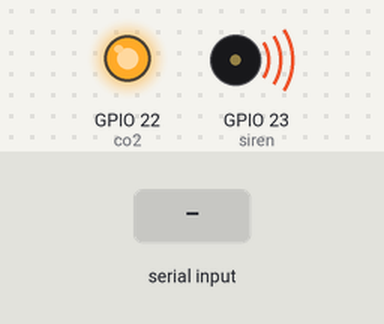
This sketch was run on a simulated ESP32. Shown: output pins drawn as LEDs (lit = HIGH), buzzer (waves = sounding, pin HIGH). Inputs (shaded band) come from the test bench.

Above: at 1.2 s.
1.3 s: "B" received over Serial
At 1.7 s:
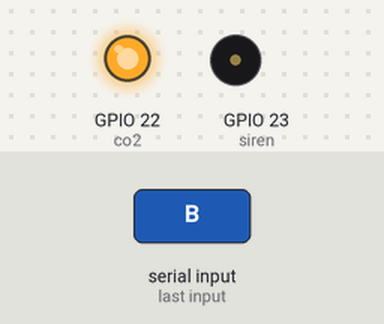
2.8 s: "A" received over Serial
At 4.0 s:
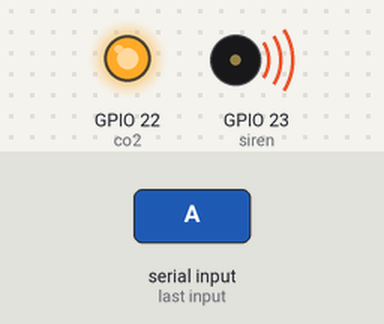
4.3 s: "b" received over Serial
At 5.2 s:
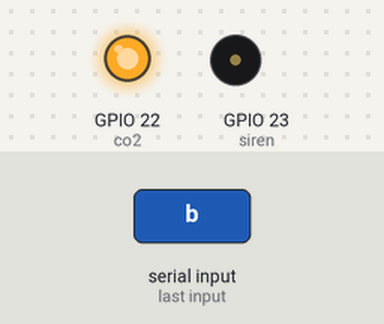
Timing chart, 0 to 7.3 s (numbered marks = the images above; inputs shaded):
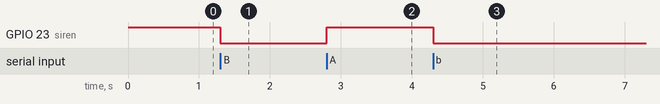

The sketch:

relaytest-esp32.ino
```cpp
/***********************************************************
 * Input: Serial Monitor
 * Output: Relay Board
 * Programmer: Madhu Parvathaneni (linkedin.com/in/MadhuPIoT)
 * Hardware Engineer: Madhu Parvathaneni (linkedin.com/in/MadhuPIoT)
 * Client: KITS Guntur
 * Date: 23rd Feb 2021
 ***********************************************************/
#define siren 23
#define co2 22

// Function Declarations
int sirenControl(int);
int sprinklerControl(int);

void setup() {
  pinMode(siren,OUTPUT);
  pinMode(co2,OUTPUT);
  digitalWrite(siren,1);
  digitalWrite(co2,1);

  Serial.begin(115200);
}

void loop() {
  while(Serial.available()) {
    char ch=Serial.read();
    if(ch=='A' || ch=='a') {
      sirenControl(0);
    }
    else if(ch=='B' || ch=='b') {
      sirenControl(1);
    }
  }
}

int sirenControl(int m) {
  if(m==0)  {
    digitalWrite(siren,1);
  } else if(m==1)  {
    digitalWrite(siren,0);
  }
}

int sprinklerControl(int s) {
  if(s==0)  {
    digitalWrite(co2,1);
  } else if(s==1)  {
    digitalWrite(co2,0);
  }
}
```

Measured:
- after the input at 1.3 s, GPIO 23 (siren): HIGH → LOW at once
- after the input at 2.8 s, GPIO 23 (siren): LOW → HIGH at once
- after the input at 4.3 s, GPIO 23 (siren): HIGH → LOW at once
